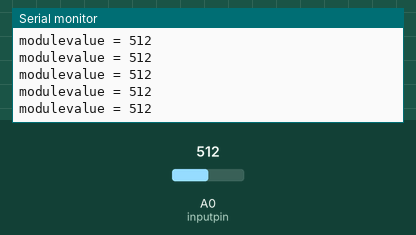
A sketch run on a simulated Arduino Uno, built with avr-gcc and run on an emulated ATmega328P. Shown: the last lines printed to the serial monitor. Inputs (shaded band) come from the test bench; at power-on: A0 (inputpin) = 512.

Above: at 1.2 s.
1.3 s: A0 (inputpin) set to 716
At 1.31 s:
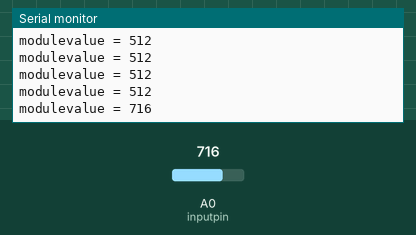
2.8 s: A0 (inputpin) set to 900
At 2.82 s:
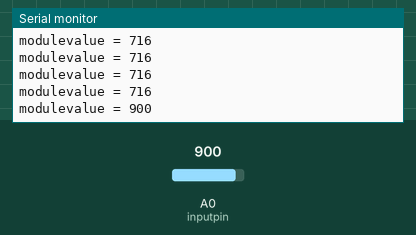
Timing chart, 0 to 5.8 s (numbered marks = the images above; inputs shaded):
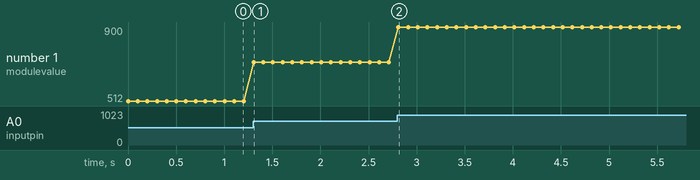

Measured:
- after the input at 1.3 s, the serial monitor: prints a new line at once (image 1)
- after the input at 2.8 s, the serial monitor: prints a new line at once (image 2)
- plotted number 1: 512 → 716 after the input at 1.3 s, 716 → 900 after the input at 2.8 s

The sketch:

Water_Sesnosr_Module.ino
```cpp
int inputpin = A0;
int inputvalue;


void setup() {
  // put your setup code here, to run once:
  Serial.begin(9600);
  pinMode(inputpin,INPUT);

}

void loop() {
  // put your main code here, to run repeatedly:
  inputvalue = analogRead(inputpin);
  Serial.print("modulevalue = ");
  Serial.println(inputvalue);
  delay(100);
}
```
